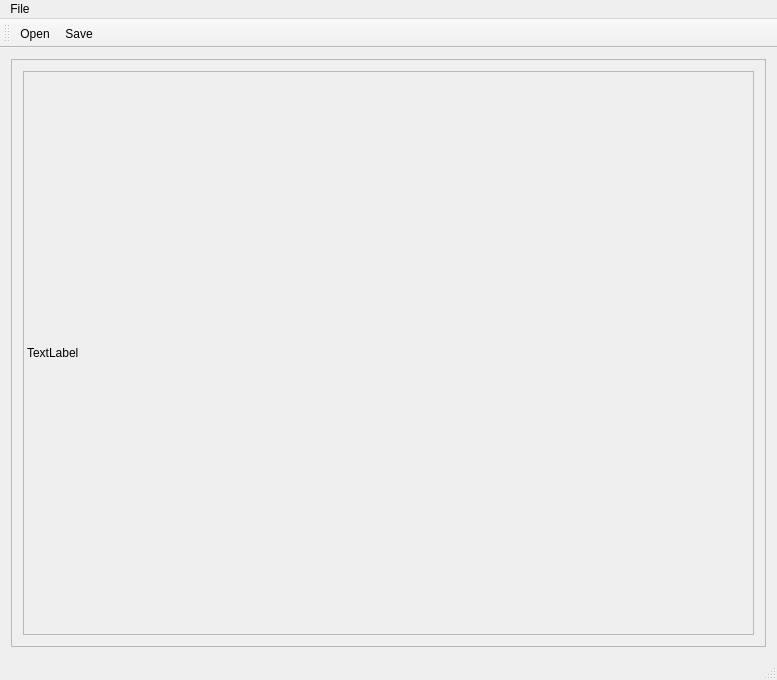
<?xml version="1.0" encoding="UTF-8"?>
<ui version="4.0">
 <class>MainView</class>
 <widget class="QMainWindow" name="MainView">
  <property name="geometry">
   <rect>
    <x>0</x>
    <y>0</y>
    <width>777</width>
    <height>680</height>
   </rect>
  </property>
  <property name="windowTitle">
   <string>MainView</string>
  </property>
  <widget class="QWidget" name="centralWidget">
   <layout class="QGridLayout" name="gridLayout">
    <item row="0" column="0">
     <widget class="QScrollArea" name="scrollArea">
      <property name="widgetResizable">
       <bool>true</bool>
      </property>
      <widget class="QWidget" name="scrollAreaWidgetContents">
       <property name="geometry">
        <rect>
         <x>0</x>
         <y>0</y>
         <width>761</width>
         <height>569</height>
        </rect>
       </property>
       <layout class="QGridLayout" name="gridLayout_2">
        <item row="0" column="0">
         <widget class="QLabel" name="imageLabel">
          <property name="autoFillBackground">
           <bool>false</bool>
          </property>
          <property name="frameShape">
           <enum>QFrame::StyledPanel</enum>
          </property>
          <property name="frameShadow">
           <enum>QFrame::Plain</enum>
          </property>
          <property name="text">
           <string>TextLabel</string>
          </property>
         </widget>
        </item>
       </layout>
      </widget>
     </widget>
    </item>
   </layout>
  </widget>
  <widget class="QMenuBar" name="menuBar">
   <property name="geometry">
    <rect>
     <x>0</x>
     <y>0</y>
     <width>777</width>
     <height>30</height>
    </rect>
   </property>
   <widget class="QMenu" name="menuFile">
    <property name="title">
     <string>File</string>
    </property>
    <addaction name="actionOpen"/>
    <addaction name="actionSave"/>
    <addaction name="actionQuit"/>
   </widget>
   <addaction name="menuFile"/>
  </widget>
  <widget class="QToolBar" name="mainToolBar">
   <attribute name="toolBarArea">
    <enum>TopToolBarArea</enum>
   </attribute>
   <attribute name="toolBarBreak">
    <bool>false</bool>
   </attribute>
   <addaction name="actionOpen"/>
   <addaction name="actionSave"/>
  </widget>
  <widget class="QStatusBar" name="statusBar"/>
  <action name="actionOpen">
   <property name="text">
    <string>Open</string>
   </property>
  </action>
  <action name="actionSave">
   <property name="text">
    <string>Save</string>
   </property>
  </action>
  <action name="actionQuit">
   <property name="text">
    <string>Quit</string>
   </property>
  </action>
 </widget>
 <layoutdefault spacing="6" margin="11"/>
 <resources/>
 <connections/>
</ui>
